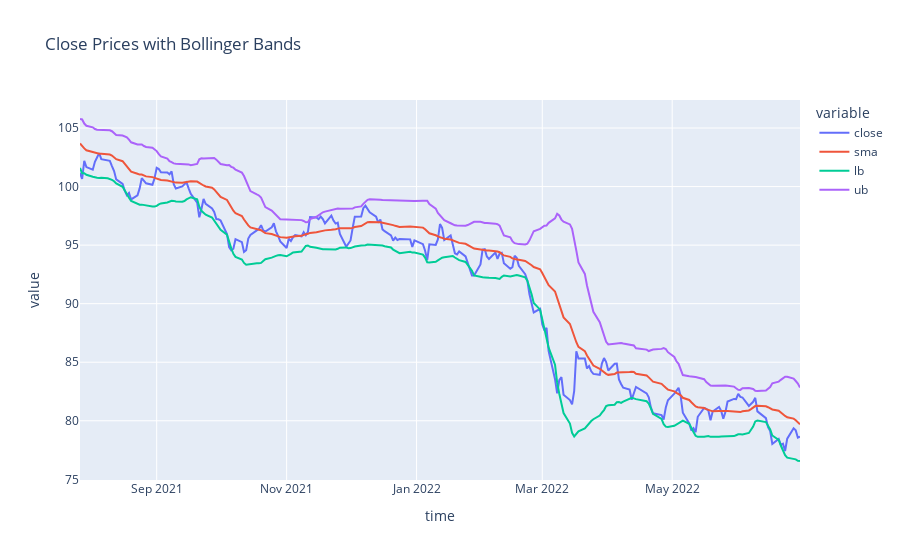

The notebook cell saved with this chart:
### Code cell
# Plot close prices with bollinger bands
fig = px.line(df, title = "Close Prices with Bollinger Bands", x='time', y=['close', 'sma', 'lb', 'ub'])
fig

### Figure 1 — Plotly figure (JSON) as saved in the notebook; plotly's stock layout.template omitted (floating-point values rounded to 4 significant figures; data arrays with more than 128 entries replaced by an {"elided": "..."} marker saying what was removed)
{"data": [{"hovertemplate": "variable=close<br>time=%{x}<br>value=%{y}<extra></extra>", "legendgroup": "close", "line": {"color": "#636efa", "dash": "solid"}, "marker": {"symbol": "circle"}, "mode": "lines", "name": "close", "orientation": "v", "showlegend": true, "type": "scatter", "x": {"elided": "235 str values"}, "xaxis": "x", "y": {"elided": "235 float values"}, "yaxis": "y"}, {"hovertemplate": "variable=sma<br>time=%{x}<br>value=%{y}<extra></extra>", "legendgroup": "sma", "line": {"color": "#EF553B", "dash": "solid"}, "marker": {"symbol": "circle"}, "mode": "lines", "name": "sma", "orientation": "v", "showlegend": true, "type": "scatter", "x": {"elided": "235 str values"}, "xaxis": "x", "y": {"elided": "235 float values"}, "yaxis": "y"}, {"hovertemplate": "variable=lb<br>time=%{x}<br>value=%{y}<extra></extra>", "legendgroup": "lb", "line": {"color": "#00cc96", "dash": "solid"}, "marker": {"symbol": "circle"}, "mode": "lines", "name": "lb", "orientation": "v", "showlegend": true, "type": "scatter", "x": {"elided": "235 str values"}, "xaxis": "x", "y": {"elided": "235 float values"}, "yaxis": "y"}, {"hovertemplate": "variable=ub<br>time=%{x}<br>value=%{y}<extra></extra>", "legendgroup": "ub", "line": {"color": "#ab63fa", "dash": "solid"}, "marker": {"symbol": "circle"}, "mode": "lines", "name": "ub", "orientation": "v", "showlegend": true, "type": "scatter", "x": {"elided": "235 str values"}, "xaxis": "x", "y": {"elided": "235 float values"}, "yaxis": "y"}], "layout": {"autosize": true, "legend": {"title": {"text": "variable"}, "tracegroupgap": 0}, "title": {"text": "Close Prices with Bollinger Bands"}, "xaxis": {"anchor": "y", "autorange": true, "domain": [0, 1], "range": ["2021-07-27", "2022-06-30"], "title": {"text": "time"}, "type": "date"}, "yaxis": {"anchor": "x", "autorange": true, "domain": [0, 1], "range": [74.94, 107.4], "title": {"text": "value"}, "type": "linear"}}}
